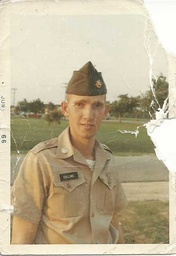
#> input picture Slike/vojnik.jpg, 176 x 256 px, shrunk from 428 x 621 before the run, found by its file name
$ jupyter execute main.ipynb
#> lines starting #> are read from the running program, lines starting #| are printed output that depends on the picture; after the words box and inside, x2 and y2 are one past the last pixel; in counts of white or black regions, pixels touching at a corner belong together
<h1 style="text-align:center">Content Aware Fill</h1>

<h3 style="text-align:center">2. Kolokvij</h3>

[cell 1]
from skimage.io import imread
from skimage.restoration import inpaint_biharmonic
import matplotlib.pyplot as plt
import numpy as np
from skimage import transform, restoration

[cell 2]
# slika_og = 'Slike/01_Lena.JPG'
# maska_og = 'Slike/02_Lena_maska.JPG'

slika_og = 'Slike/vojnik.JPG'
maska_og = 'Slike/vojnik_maska1.JPG'

[cell 3]
damaged_image = imread(slika_og)
#> damaged_image is the input picture: shape (256, 176, 3); mean R, G, B 192, 180.1, 151.9
image_rescaled = transform.rescale(damaged_image, 1, anti_aliasing=False, channel_axis=-1)

plt.imshow(image_rescaled)
plt.title('Uvezena fotografija')
plt.axis('off')

[cell 4]
mask = imread(maska_og)
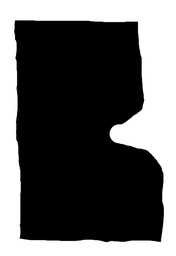
#> input picture Slike/vojnik_maska1.jpg, 176 x 256 px, shrunk from 428 x 621 before the run, found by its file name
#> mask is the input picture: shape (256, 176, 3); min 0, max 255, mean 96
mask_rescaled = transform.rescale(mask, 1, anti_aliasing=False, channel_axis=-1)

mask_rescaled = mask_rescaled > 0.5
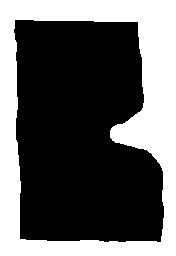
#> mask_rescaled: shape (256, 176, 3) bool; 37.6% white; 1 white region, box (x1, y1, x2, y2) and area: (0, 0, 176, 256) 16949
mask_rescaled = np.array(mask_rescaled, np.float64)

plt.imshow(mask_rescaled)
plt.title('Maska')
plt.axis('off')

[cell 5]
restored_image = restoration.inpaint_biharmonic(image_rescaled, mask_rescaled)
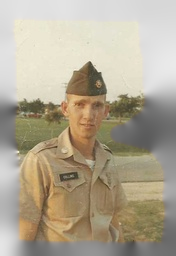
#> restored_image: shape (256, 176, 3) float64; mean R, G, B 0.694, 0.656, 0.577

f, ax = plt.subplots(1,2)
ax[0].imshow(image_rescaled)
ax[0].set_title('Uvezena fotografija')
ax[0].axis('off')

ax[1].imshow(restored_image)
ax[1].set_title('Obrađena fotografija')
ax[1].axis('off')
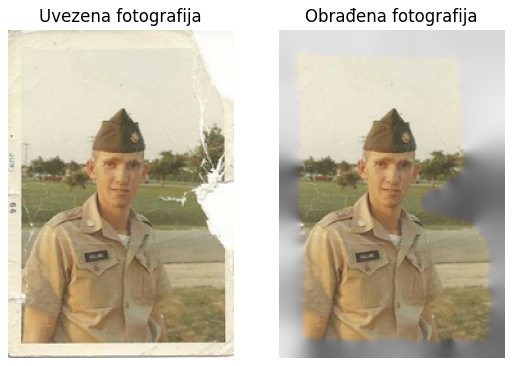
#> figure drawn by matplotlib, 2 panels

[cell 6]
print(f"Originalni oblik slike (image_rescaled): {image_rescaled.shape}")
#| Originalni oblik slike (image_rescaled): (256, 176, 3)
print(f"Originalni oblik maske (mask_rescaled): {mask_rescaled.shape}")
#| Originalni oblik maske (mask_rescaled): (256, 176, 3)

# Proveri da li maska ima 3 dimenzije i da li je treća dimenzija za kanale
if mask_rescaled.ndim == 3 and image_rescaled.ndim == 3 and mask_rescaled.shape[-1] == image_rescaled.shape[-1]:
    print("Maska ima 3 kanala, konvertujem u 2D masku uzimanjem prvog kanala.")

    mask_2d = mask_rescaled[:, :, 0]

    if not np.issubdtype(mask_2d.dtype, np.bool_):
        print(f"Konvertujem tip podataka maske iz {mask_2d.dtype} u bool.")
#| Konvertujem tip podataka maske iz float64 u bool.
        mask_2d = mask_2d > 0
        mask_2d = mask_2d.astype(bool)

    print(f"Novi oblik maske (mask_2d): {mask_2d.shape}")
#| Novi oblik maske (mask_2d): (256, 176)
else:
    mask_2d = mask_rescaled
    if mask_2d.ndim != 2:
        print(f"Upozorenje: Očekivana je 2D maska nakon konverzije, ali je oblik: {mask_2d.shape}")


# Sada koristi mask_2d za inpainting
try:
    restored_image = inpaint_biharmonic(
        image_rescaled,
        mask_2d,
        channel_axis=-1
    )
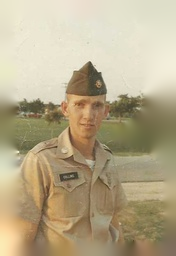
#> restored_image: shape (256, 176, 3) float64; mean R, G, B 0.717, 0.665, 0.544
    print("Inpainting uspešno izvršen!")

    f, ax = plt.subplots(1,2)
    ax[0].imshow(image_rescaled, cmap='gray')
    ax[0].set_title('Uvezena fotografija')
    ax[0].axis('off')

    ax[1].imshow(restored_image, cmap='gray')
    ax[1].set_title('Obrađena fotografija')
    ax[1].axis('off')
except ValueError as e:
    print(f"Došlo je do greške i nakon prilagođavanja maske: {e}" \
          f"Oblik slike za inpainting: {image_rescaled.shape}" \
          f"Oblik maske za inpainting: {mask_2d.shape}" \
          f"Tip podataka maske: {mask_2d.dtype}"
    )
